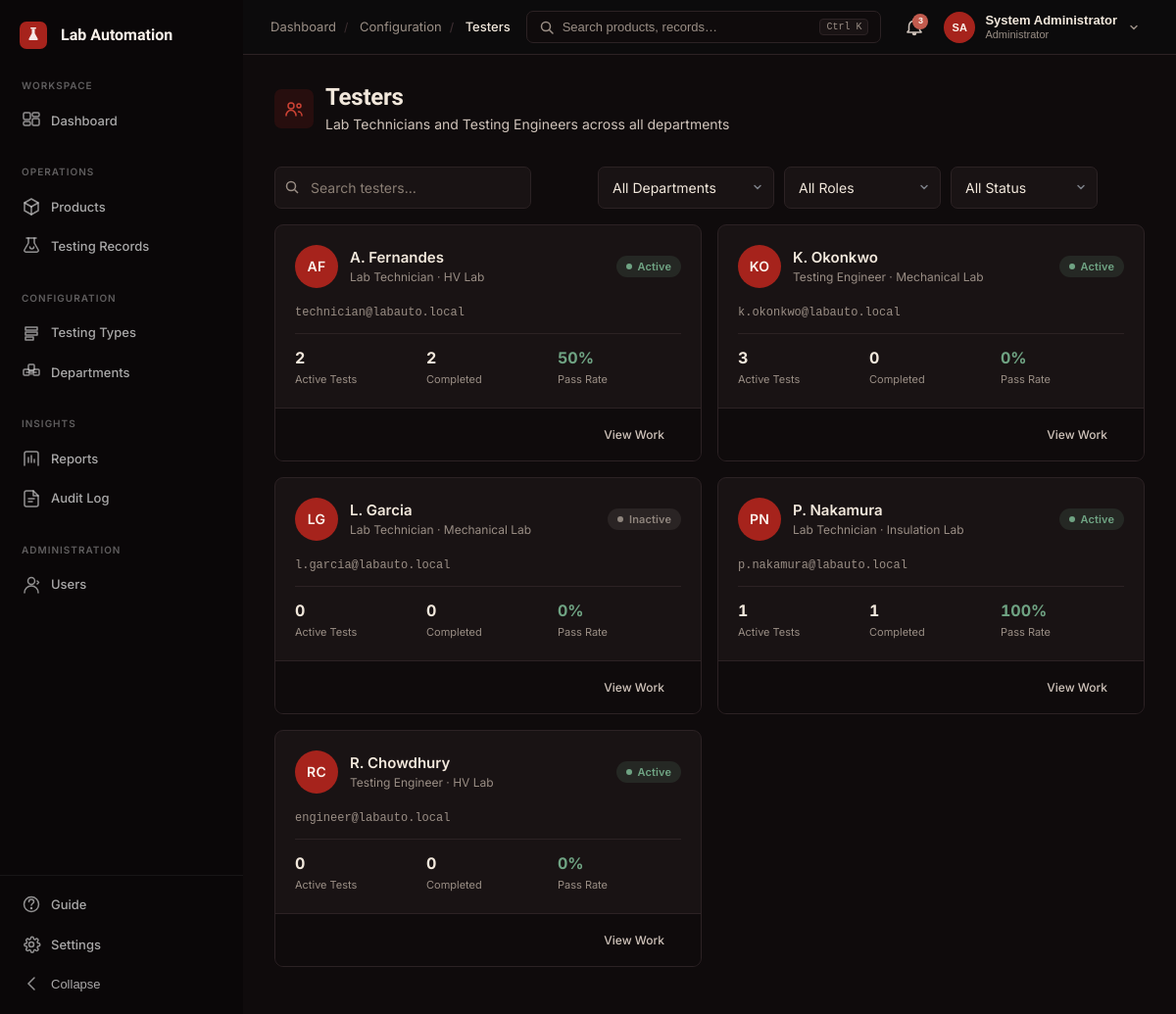
/admin/testers.php (signed in), run on the app's committed database.
### tables this page shows
CREATE TABLE users (
    id                     INT UNSIGNED AUTO_INCREMENT PRIMARY KEY,
    workspace_id           INT UNSIGNED NOT NULL,
    name                   VARCHAR(120) NOT NULL,
    email                  VARCHAR(150) NOT NULL,
    email_verified         TINYINT(1) NOT NULL DEFAULT 0,
    password_hash          VARCHAR(255) NOT NULL,
    role                   ENUM('administrator','testing_engineer','lab_technician','quality_manager','auditor') NOT NULL,
    department_id          INT UNSIGNED NULL,
    avatar                 VARCHAR(500) NULL,
    status                 ENUM('active','inactive') NOT NULL DEFAULT 'active',
    invitation_status      ENUM('pending','activated') NULL DEFAULT NULL,
    failed_login_attempts  TINYINT UNSIGNED NOT NULL DEFAULT 0,
    locked_until           DATETIME NULL,
    last_login_at          DATETIME NULL,
    password_changed_at    DATETIME NULL,
    created_at             TIMESTAMP NOT NULL DEFAULT CURRENT_TIMESTAMP,
    updated_at             TIMESTAMP NOT NULL DEFAULT CURRENT_TIMESTAMP ON UPDATE CURRENT_TIMESTAMP,
    UNIQUE KEY uq_users_email (email),
    KEY idx_users_workspace (workspace_id),
    KEY idx_users_department (department_id),
    KEY idx_users_role (role),
    KEY idx_users_status (status),
    CONSTRAINT fk_users_workspace   FOREIGN KEY (workspace_id) REFERENCES workspaces(id),
    CONSTRAINT fk_users_department  FOREIGN KEY (department_id) REFERENCES departments(id) ON DELETE SET NULL
);

CREATE TABLE departments (
    id            INT UNSIGNED AUTO_INCREMENT PRIMARY KEY,
    workspace_id  INT UNSIGNED NOT NULL,
    name          VARCHAR(100) NOT NULL,
    description   VARCHAR(255) NULL,
    status        ENUM('active','inactive') NOT NULL DEFAULT 'active',
    created_at    TIMESTAMP NOT NULL DEFAULT CURRENT_TIMESTAMP,
    updated_at    TIMESTAMP NOT NULL DEFAULT CURRENT_TIMESTAMP ON UPDATE CURRENT_TIMESTAMP,
    UNIQUE KEY uq_departments_ws_name (workspace_id, name),
    KEY idx_departments_workspace (workspace_id),
    CONSTRAINT fk_departments_workspace FOREIGN KEY (workspace_id) REFERENCES workspaces(id)
);

### admin/testers.php (the view, shortened to what this page needs)
<?php
require_once __DIR__ . '/../includes/helpers.php';
require_once __DIR__ . '/../includes/header.php';
$testersStmt = $pdo->prepare("
    SELECT u.*, d.name AS dept_name,
           (SELECT COUNT(*) FROM testing_records tr WHERE tr.tester_id = u.id AND tr.status IN ('assigned','in_testing')) AS active_tests,
           (SELECT COUNT(*) FROM testing_records tr WHERE tr.tester_id = u.id AND tr.review_decision IS NOT NULL) AS completed,
           (SELECT COUNT(*) FROM testing_records tr WHERE tr.tester_id = u.id AND tr.review_decision = 'pass') AS passed
    FROM users u
    LEFT JOIN departments d ON u.department_id = d.id
    WHERE u.role IN ('lab_technician','testing_engineer') AND u.workspace_id = :ws
    ORDER BY u.name ASC
");
$testersStmt->execute(['ws' => $wsId]);
$testers = $testersStmt->fetchAll();
?>
<div class="page-header">
  <div class="page-header-left">
    <div class="d-flex align-center gap-12 mb-4">
      <div style="width:40px;height:40px;border-radius:var(--radius-md);background:var(--accent-tint);display:flex;align-items:center;justify-content:center;flex-shrink:0;">
        <svg width="20" height="20" viewBox="0 0 20 20" fill="none" stroke="var(--accent-strong)" stroke-width="1.5" stroke-linecap="round"><circle cx="7" cy="7" r="3"/><path d="M2 17c0-3 2.2-5.5 5-5.5s5 2.5 5 5.5"/><circle cx="15" cy="7" r="2"/><path d="M18 17c0-2.3-1.6-4-3.5-4"/></svg>
      </div>
      <div>
        <h1 class="page-title">Testers</h1>
        <p class="page-subtitle" style="margin-top:2px;">Lab Technicians and Testing Engineers across all departments</p>
      </div>
    </div>
  </div>
</div>
<div class="filter-bar" id="testerFilterBar">
  <div class="filter-search">
    <svg width="16" height="16" viewBox="0 0 16 16" fill="none" stroke="currentColor" stroke-width="1.5"><circle cx="7" cy="7" r="4.5"/><line x1="10.5" y1="10.5" x2="14" y2="14"/></svg>
    <input type="text" class="form-control" placeholder="Search testers…" id="testerSearch" aria-label="Search testers">
  </div>
  <select class="form-control" style="width:180px;" id="testerDeptFilter" aria-label="Filter by department">
    <option value="">All Departments</option>
  </select>
  <select class="form-control" style="width:160px;" id="testerRoleFilter" aria-label="Filter by role">
    <option value="">All Roles</option>
  </select>
  <select class="form-control" style="width:140px;" id="testerStatusFilter" aria-label="Filter by status">
    <option value="">All Status</option>
  </select>
</div>
<div class="tester-cards-grid" id="testerCardsGrid" style="display:grid;grid-template-columns:repeat(auto-fill,minmax(300px,1fr));gap:16px;">
  <?php foreach ($testers as $t):
    $passRate = $t['completed'] > 0 ? round(((int) $t['passed'] / (int) $t['completed']) * 100) : 0;
  ?>
  <div class="card card-hover tester-card" data-name="<?= e(strtolower($t['name'])) ?>" data-dept="<?= e(strtolower($t['dept_name'] ?? '')) ?>" data-role="<?= e(strtolower(role_label($t['role']))) ?>" data-status="<?= e($t['status']) ?>">
    <div class="card-body" style="padding:20px;">
      <div class="d-flex align-center gap-12" style="margin-bottom:16px;">
        <span class="user-avatar" style="width:44px;height:44px;font-size:0.875rem;"><?= e(user_initials($t['name'])) ?></span>
        <div style="flex:1;min-width:0;">
          <div style="font-weight:600;font-size:0.9375rem;"><?= e($t['name']) ?></div>
          <div style="font-size:0.75rem;color:var(--ink-faint);"><?= e(role_label($t['role'])) ?> · <?= e($t['dept_name'] ?? '—') ?></div>
        </div>
        <?= status_badge($t['status']) ?>
      </div>
      <div class="text-mono" style="font-size:0.75rem;color:var(--ink-faint);margin-bottom:12px;"><?= e($t['email']) ?></div>
      <div style="display:grid;grid-template-columns:1fr 1fr 1fr;gap:8px;padding-top:12px;border-top:1px solid var(--line);">
        <div>
          <div style="font-weight:700;font-size:1rem;font-variant-numeric:tabular-nums;"><?= (int) $t['active_tests'] ?></div>
          <div style="font-size:0.6875rem;color:var(--ink-faint);">Active Tests</div>
        </div>
        <div>
          <div style="font-weight:700;font-size:1rem;font-variant-numeric:tabular-nums;"><?= (int) $t['completed'] ?></div>
          <div style="font-size:0.6875rem;color:var(--ink-faint);">Completed</div>
        </div>
        <div>
          <div style="font-weight:700;font-size:1rem;color:var(--success);font-variant-numeric:tabular-nums;"><?= $passRate ?>%</div>
          <div style="font-size:0.6875rem;color:var(--ink-faint);">Pass Rate</div>
        </div>
      </div>
    </div>
    <div class="card-footer" style="display:flex;justify-content:flex-end;gap:8px;">
      <a href="<?= url('testing/index.php?tester=' . $t['id']) ?>" class="btn btn-sm btn-ghost">View Work</a>
    </div>
  </div>
  <?php endforeach; ?>
</div>
<?php require_once __DIR__ . '/../includes/footer.php'; ?>

### includes/helpers.php (shortened to what this page needs)
<?php
function e(string $value): string
{
    return htmlspecialchars($value, ENT_QUOTES | ENT_SUBSTITUTE, 'UTF-8');
}
function url(string $path = ''): string
{
    return BASE_URL . '/' . ltrim($path, '/');
}
function status_badge(string $status): string
{
    $map = [
        'registered'             => ['label' => 'Registered',       'class' => 'badge-info'],
        'assigned'               => ['label' => 'Assigned',         'class' => 'badge-info'],
        'in_testing'             => ['label' => 'In Testing',       'class' => 'badge-warning'],
        'submitted_for_review'   => ['label' => 'Under Review',     'class' => 'badge-warning'],
        'passed'                 => ['label' => 'Passed',           'class' => 'badge-success'],
        'failed'                 => ['label' => 'Failed',           'class' => 'badge-fail'],
        'failed_pending_rework'  => ['label' => 'Rework',           'class' => 'badge-fail'],
        'pending_cpri_approval'  => ['label' => 'Pending CPRI',     'class' => 'badge-warning'],
        'approved'               => ['label' => 'Approved',         'class' => 'badge-success'],
        'released'               => ['label' => 'Released',         'class' => 'badge-success'],
        'on_hold'                => ['label' => 'On Hold',          'class' => 'badge-hold'],
        'rejected'               => ['label' => 'Rejected',         'class' => 'badge-fail'],
        'cancelled'              => ['label' => 'Cancelled',        'class' => 'badge-hold'],
        'active'                 => ['label' => 'Active',           'class' => 'badge-success'],
        'inactive'               => ['label' => 'Inactive',         'class' => 'badge-hold'],
        'archived'               => ['label' => 'Archived',         'class' => 'badge-hold'],
        'pass'                   => ['label' => 'Pass',             'class' => 'badge-success'],
        'fail'                   => ['label' => 'Fail',             'class' => 'badge-fail'],
    ];
    $entry = $map[$status] ?? ['label' => ucfirst(str_replace('_', ' ', $status)), 'class' => 'badge-hold'];
    return '<span class="status-badge ' . $entry['class'] . '"><span class="status-dot"></span>' . e($entry['label']) . '</span>';
}
function role_label(string $role): string
{
    $map = [
        'administrator'    => 'Administrator',
        'testing_engineer' => 'Testing Engineer',
        'lab_technician'   => 'Lab Technician',
        'quality_manager'  => 'Quality Manager',
        'auditor'          => 'Auditor',
    ];
    return $map[$role] ?? ucfirst(str_replace('_', ' ', $role));
}
function user_initials(?string $name): string
{
    $parts = explode(' ', trim($name));
    return strtoupper($parts[0][0] . end($parts)[0]);
}

### data on the page
users: name "AF", name "A. Fernandes", role "Lab Technician", department.name "HV Lab", status "Active", email "technician@labauto.local", active_tests "2", completed "2", passRate "50"
users: name "KO", name "K. Okonkwo", role "Testing Engineer", department.name "Mechanical Lab", status "Active", email "k.okonkwo@labauto.local", active_tests "3", completed "0", passRate "0"
users: name "LG", name "L. Garcia", role "Lab Technician", department.name "Mechanical Lab", status "Inactive", email "l.garcia@labauto.local", active_tests "0", completed "0", passRate "0"
users: name "PN", name "P. Nakamura", role "Lab Technician", department.name "Insulation Lab", status "Active", email "p.nakamura@labauto.local", active_tests "1", completed "1", passRate "100"
users: name "RC", name "R. Chowdhury", role "Testing Engineer", department.name "HV Lab", status "Active", email "engineer@labauto.local", active_tests "0", completed "0", passRate "0"

### other printed values
$crumb['label'] "Dashboard"
$crumb['label'] "Configuration"
$crumb['label'] "Testers"
$notifCount "3"
$initials "SA"
$currentUser['name'] "System Administrator"
$roleBadge "Administrator"
